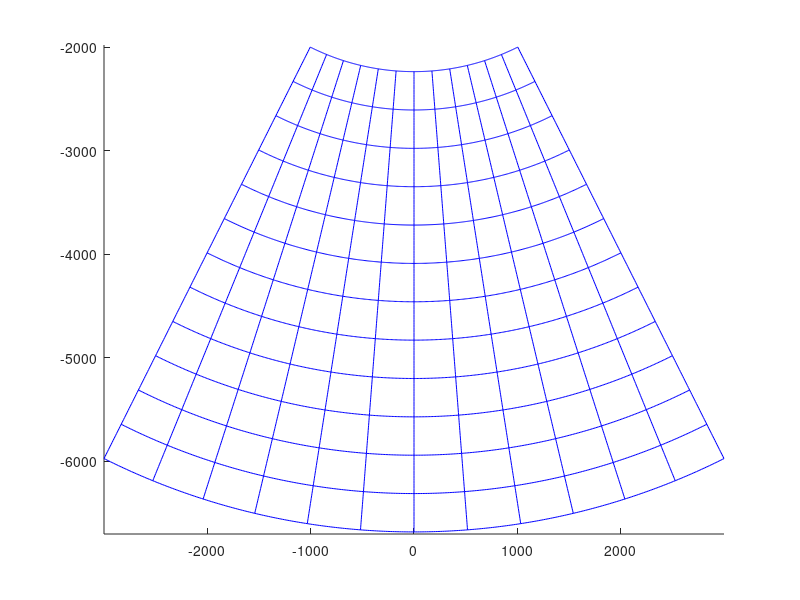

MATLAB code for this plot:
clear all;
R=6371;
lat1 = 35;
lat2 = 75;
lon1 = -20;
lon2 = 45;
F0=(lat1+lat2)/2*pi/180;
L0=(lon1+lon2)/2*pi/180;
%generowanie macierzy punktow wezlowych siatki
no_f=181;
no_l=361;
f=linspace(lat1*pi/180,lat2*pi/180,no_f);
l=linspace(lon1*pi/180,lon2*pi/180,no_l);
[L,F] = meshgrid(l,f);

%wzor na odwzorowanie
% X=R*F;
% Y=R*cos(F).*(L-L0);

sin_F0 = sin(F0);
cot_F0 = cot(F0);
X = -R * (cot_F0 + F0 - F) .* cos(sin_F0 * (L - L0));
Y = R * (cot_F0 + F0 - F) .* sin(sin_F0 * (L - L0));

%parametry rysowania
figure(1);
axis equal;
hold on;

%rysowanie siatki
delta_f=15;
for i=1:delta_f:no_f;
    plot(Y(i,:),X(i,:),'b');
end
delta_l=30;
for i=1:delta_l:no_l;
    plot(Y(:,i),X(:,i),'b');
end

%odczytywanie wspolrzednych (fi,lambda) kontynent�w
fid = fopen('brzegpol.TXT','r');
[A,inf] = fscanf(fid,'%f %f',[2 inf]);
fclose(fid);
Lk=(A(1,:))*pi/180;
Fk=(A(2,:))*pi/180;
% filter out everything not in europe
Lk = Lk(Fk > lat1*pi/180 & Fk < lat2*pi/180);
Fk = Fk(Fk > lat1*pi/180 & Fk < lat2*pi/180);
Fk = Fk(Lk > lon1*pi/180 & Lk < lon2*pi/180);
Lk = Lk(Lk > lon1*pi/180 & Lk < lon2*pi/180);


%wzor na odwzorowanie
% Xk=R*Fk;
% Yk=R*cos(Fk).*(Lk-L0);
sin_F0 = sin(F0);
cot_F0 = cot(F0);
Xk = -R * (cot_F0 + F0 - Fk) .* cos(sin_F0 * (Lk - L0));
Yk = R * (cot_F0 + F0 - Fk) .* sin(sin_F0 * (Lk - L0));

%wrysowanie kontynentow
plot(Yk,Xk,'.','MarkerSize',4);
